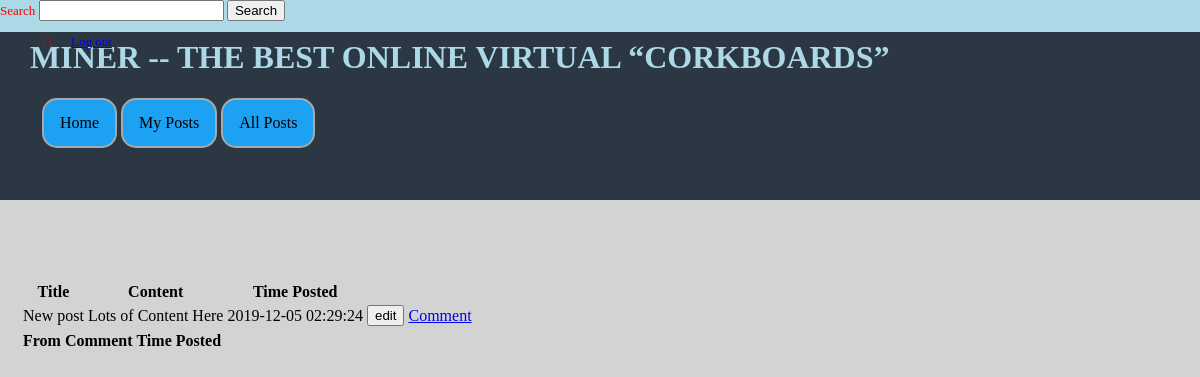
/post.php?postID=3 (signed in), run on the app's committed database.
### tables this page shows
CREATE TABLE IF NOT EXISTS posts (
	postID int NOT NULL AUTO_INCREMENT,
	userID int,
	Title varchar(255),
	Content TEXT,
	TimeCreated TIMESTAMP,
	PRIMARY KEY( postID ),
	FOREIGN KEY (userID) REFERENCES users(userID)
);

### post.php (the view, shortened to what this page needs)
<!DOCTYPE html>
<html lang="en-US">
<head>
	<link rel="stylesheet" type="text/css" href="header.css" />
</head>
<body>
	<?php
	  if (isset($_SESSION["passwordVerified"])) {
			if ($_SESSION["passwordVerified"] == TRUE) {
				include 'header_afterloggedin.php';
			}
			else{
				include 'templateHeader.php';
			}
		}
		else{
			include 'templateHeader.php';
			header("Location: login.php");
		}
	?>
	<main>
	<?php if (isset($_SESSION["passwordVerified"])): ?>
		<?php if ($_SESSION["passwordVerified"] == TRUE): ?>
			<table>
				<thead>
				<tr>
					<th>Title</th>
					<th>Content</th>
					<th>Time Posted</th>
				</tr>
				</thead>
				<tbody>
				<?php
					getPost($_GET["postID"], $_SESSION['userID']);
				?>
				</tbody>
			</table>
			<table>
				<thead>
				<tr>
					<th>From</th>
					<th>Comment</th>
					<th>Time Posted</th>
				</tr>
				</thead>
			</table>
		<?php else: ?>
			<p>Please Log in.</p>
		<?php endif ?>
	<?php else: ?>
		<p>Please Log in.</p>
	<?php endif ?>
	</main>
</body>
</html>
<?php
function getPost($postID, $userid, $Limit = 20, $Offset = 0)
{
	include 'connect.php';
	$querycheck="SELECT * FROM `posts` WHERE postID = ? ORDER BY TimeCreated DESC LIMIT ?, ?";
	$stmt = $mysqli->prepare( $querycheck );
	$stmt->bind_param( "iii", $pID, $Off, $lim);
	$stmt->execute();
	$res = $stmt->get_result();
	while ($row = mysqli_fetch_array($res)) {
		echo "<tr>";
		echo "<td>" . $row["Title"] . "</td>";
		echo "<td>" . $row["Content"] . "</td>";
		echo "<td>" . $row["TimeCreated"] . "</td>";
		if($row['userID'] == $_SESSION['userID']){
			echo '<td><input type="button" name="edit" value="edit"></td>';
		}
		echo '<td><a href=\'comment.php?pid='.$row['postID'].'&uid='.$userid.'\' class="comment" id="' . $row['postID'] . '">Comment</a></td>';
		echo "</tr>";
	}
}
?>

### header.css (style rules this page uses)
body { margin:0px; background-color: lightGrey; }
main { position: absolute; top: 35%; margin-right: 10px; margin-left: 20px; }

### data on the page
posts: Title "New post", Content "Lots of Content Here", TimeCreated "2019-12-05 02:29:24"

### other printed values
$_SESSION["userlname"] "L"
